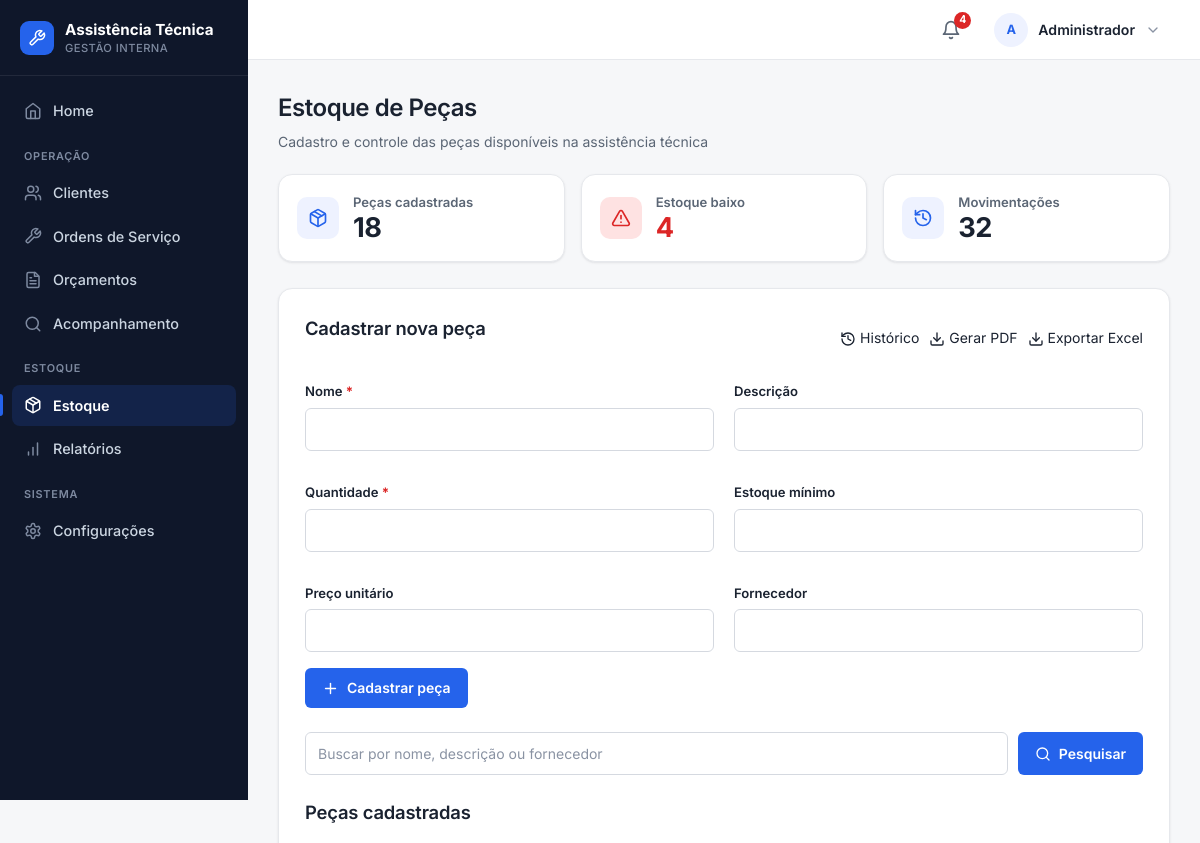
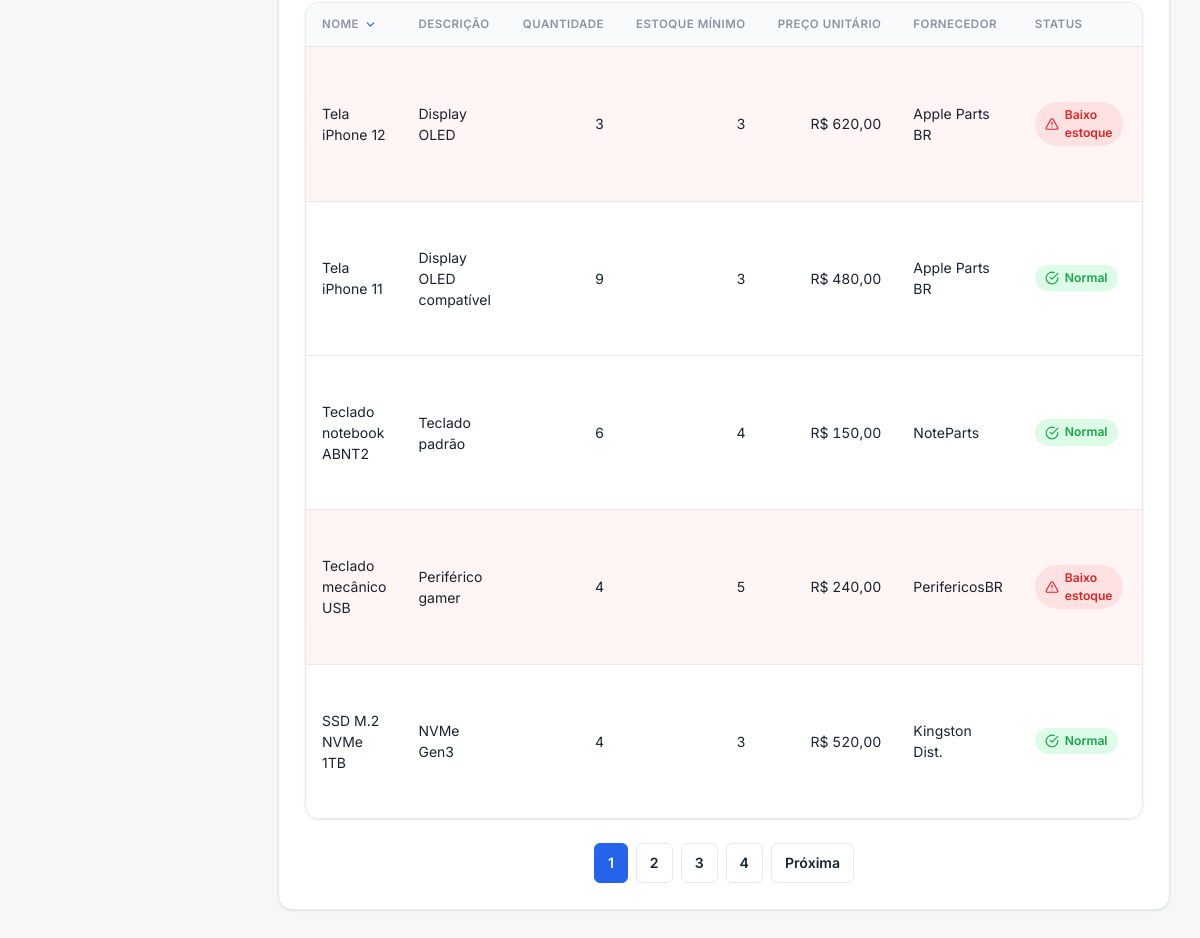
The page /estoque?busca=&ordenar=nome&dir=desc (signed in) on the database as committed earlier (2 pictures, top to bottom).
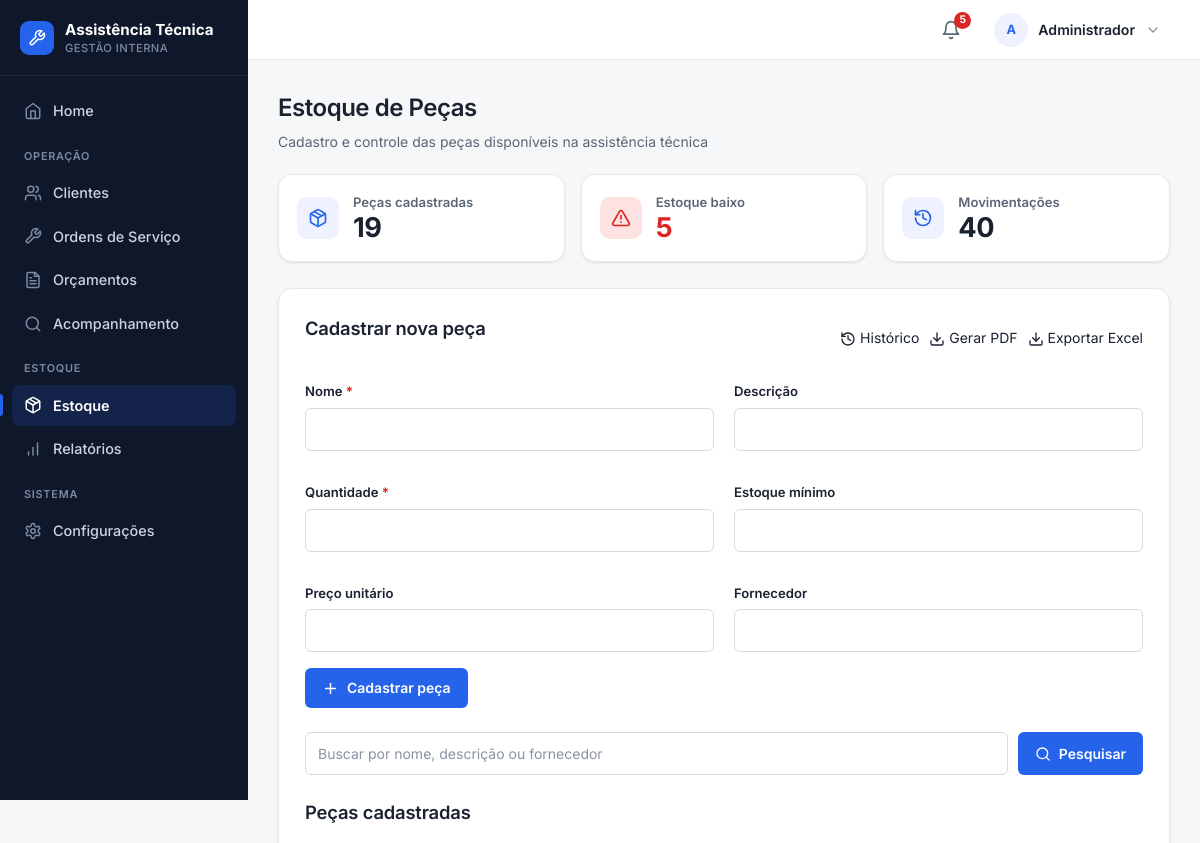
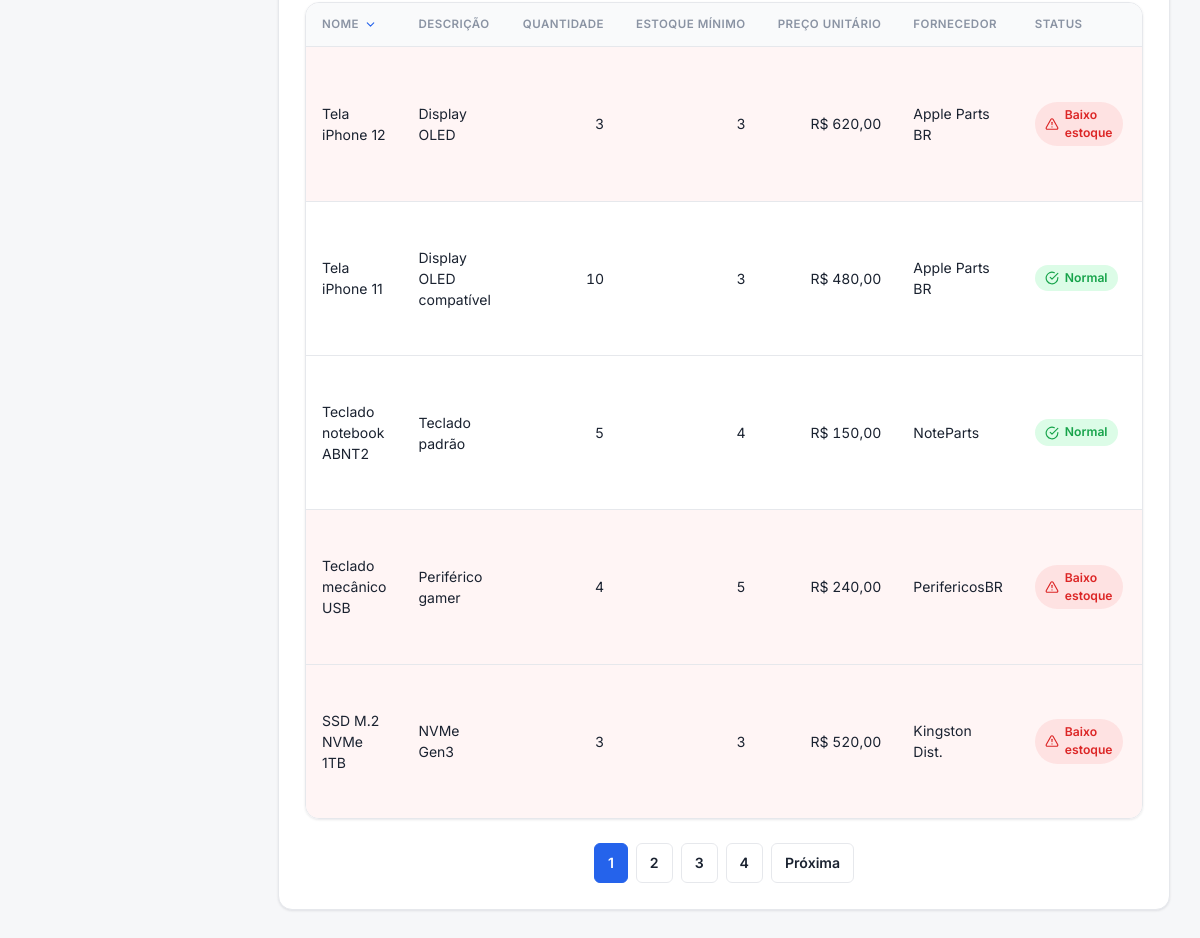
The same page on the database as committed later (2 pictures, top to bottom).
### tables this page shows
CREATE TABLE pecas (
    id INTEGER PRIMARY KEY AUTOINCREMENT,
    nome TEXT NOT NULL,
    descricao TEXT,
    quantidade INTEGER NOT NULL DEFAULT 0,
    estoque_minimo INTEGER DEFAULT 1,
    preco_unitario REAL DEFAULT 0,
    fornecedor TEXT
, data_cadastro TEXT);

### routes/estoque.py (the view)
@estoque_bp.route('/estoque')
def listar_estoque():
    db = conectar()
    busca = request.args.get('busca', '')
    pagina = request.args.get('pagina', 1, type=int)
    por_pagina = 5
    if pagina < 1:
        pagina = 1
    colunas_ordenaveis = {
        'nome': 'nome',
        'quantidade': 'quantidade',
        'estoque_minimo': 'estoque_minimo',
        'preco_unitario': 'preco_unitario',
        'fornecedor': 'fornecedor',
    }
    ordenar = request.args.get('ordenar', 'nome')
    if ordenar not in colunas_ordenaveis:
        ordenar = 'nome'
    direcao = 'desc' if request.args.get('dir') == 'desc' else 'asc'
    coluna_sql = colunas_ordenaveis[ordenar]
    direcao_sql = 'DESC' if direcao == 'desc' else 'ASC'
    termo_busca = f'%{busca}%'
    parametros_busca = (termo_busca,) * 3
    total_filtrado = db.execute("""
        SELECT COUNT(*) AS total
        FROM pecas
        WHERE nome LIKE ?
           OR descricao LIKE ?
           OR fornecedor LIKE ?
    """, parametros_busca).fetchone()['total']
    total_paginas = max(1, (total_filtrado + por_pagina - 1) // por_pagina)
    if pagina > total_paginas:
        pagina = total_paginas
    offset = (pagina - 1) * por_pagina
    pecas = db.execute(f"""
        SELECT *
        FROM pecas
        WHERE nome LIKE ?
           OR descricao LIKE ?
           OR fornecedor LIKE ?
        ORDER BY {coluna_sql} {direcao_sql}
        LIMIT ? OFFSET ?
    """, parametros_busca + (por_pagina, offset)).fetchall()
    total_pecas = db.execute(
        "SELECT COUNT(*) AS total FROM pecas"
    ).fetchone()['total']
    estoque_baixo = db.execute(
        "SELECT COUNT(*) AS total FROM pecas WHERE quantidade <= estoque_minimo"
    ).fetchone()['total']
    total_movimentacoes = db.execute(
        "SELECT COUNT(*) AS total FROM movimentacoes_estoque"
    ).fetchone()['total']
    db.close()
    return render_template(
        'estoque.html',
        pecas=pecas,
        busca=busca,
        ordenar=ordenar,
        direcao=direcao,
        pagina=pagina,
        total_paginas=total_paginas,
        total_pecas=total_pecas,
        estoque_baixo=estoque_baixo,
        total_movimentacoes=total_movimentacoes
    )

### app.py (called while the page is built)
@app.template_filter("moeda")
def formatar_moeda(valor):
    try:
        numero = float(valor or 0)
    except (TypeError, ValueError):
        numero = 0.0
    formatado = f"{numero:,.2f}".replace(",", "X").replace(".", ",").replace("X", ".")
    return f"R$ {formatado}"

@app.context_processor
def injetar_alertas_estoque():
    if "funcionario_id" not in session:
        return {"alerta_estoque_baixo": 0}
    conexao = conectar()
    total = conexao.execute(
        "SELECT COUNT(*) FROM pecas WHERE quantidade <= estoque_minimo"
    ).fetchone()[0]
    conexao.close()
    return {"alerta_estoque_baixo": total}

@app.context_processor
def injetar_permissoes():
    perfil = session.get("funcionario_perfil")
    return {
        "perfil_atual": perfil,
        "pode": lambda *perfis: perfil in perfis,
    }

### database.py (called while the page is built)
def _coluna_existe(conexao, tabela, coluna):
    colunas = conexao.execute(f"PRAGMA table_info({tabela})").fetchall()
    return any(item["name"] == coluna for item in colunas)

def conectar():
    conexao = sqlite3.connect("database/sistema.db")
    conexao.row_factory = sqlite3.Row
    conexao.execute("PRAGMA foreign_keys = ON")
    _garantir_schema(conexao)
    return conexao

### templates/estoque.html (shortened to what the changed rows need)
{% extends "base.html" %}
{% import 'partials/_icons.html' as icons %}
{% block css %}
    <link rel="stylesheet" href="{{ url_for('static', filename='css/estoque.css') }}">
{% endblock %}
{% block conteudo %}
<div class="page-head">
    <h1>Estoque de Peças</h1>
</div>
<div class="dashboard-cards">
    <div class="card-indicador">
        <span class="ind-texto">
            <span class="ind-rotulo">Peças cadastradas</span>
            <span class="ind-valor">{{ total_pecas | default(0) }}</span>
        </span>
    </div>
    <div class="card-indicador alerta">
        <span class="ind-texto">
            <span class="ind-rotulo">Estoque baixo</span>
            <span class="ind-valor">{{ estoque_baixo | default(0) }}</span>
        </span>
    </div>
    <div class="card-indicador">
        <span class="ind-texto">
            <span class="ind-rotulo">Movimentações</span>
            <span class="ind-valor">{{ total_movimentacoes | default(0) }}</span>
        </span>
    </div>
</div>
<div class="container">
    <div class="topo">
        <h2>{% if pode('admin') %}Cadastrar nova peça{% else %}Estoque de peças{% endif %}</h2>
    </div>
    <h2>Peças cadastradas</h2>
    {% macro th_ord(rotulo, col, classe='') %}
    <th class="{{ classe }}">
        <a class="th-sort" href="?busca={{ busca|urlencode }}&ordenar={{ col }}&dir={{ 'desc' if (ordenar == col and direcao == 'asc') else 'asc' }}">
            <span>{{ rotulo }}</span>
            {% if ordenar == col %}
            <span class="th-seta" style="{% if direcao == 'asc' %}transform: rotate(180deg);{% endif %}">{{ icons.icon('chevron-down', 13) }}</span>
            {% endif %}
        </a>
    </th>
    {% endmacro %}
    <div class="tabela-wrapper">
    <table>
        <thead>
            <tr>
                {{ th_ord('Nome', 'nome') }}
                <th>Descrição</th>
                {{ th_ord('Quantidade', 'quantidade', 'num') }}
                {{ th_ord('Estoque mínimo', 'estoque_minimo', 'num') }}
                {{ th_ord('Preço unitário', 'preco_unitario', 'num') }}
                {{ th_ord('Fornecedor', 'fornecedor') }}
                <th>Status</th>
                <th>Ações</th>
            </tr>
        </thead>
        <tbody>
            {% for peca in pecas | default([]) %}
            <tr class="{% if peca['quantidade'] <= peca['estoque_minimo'] %}estoque-baixo{% endif %}">
                <td>{{ peca['nome'] }}</td>
                <td>{{ peca['descricao'] }}</td>
                <td class="num">{{ peca['quantidade'] }}</td>
                <td class="num">{{ peca['estoque_minimo'] }}</td>
                <td class="num">{{ peca['preco_unitario'] | moeda }}</td>
                <td>{{ peca['fornecedor'] }}</td>
                <td>
                    {% if peca['quantidade'] <= peca['estoque_minimo'] %}
                        <span class="status-baixo">{{ icons.icon('alert-triangle', 14) }} Baixo estoque</span>
                    {% else %}
                        <span class="status-normal">{{ icons.icon('check-circle', 14) }} Normal</span>
                    {% endif %}
                </td>
                <td>
                </td>
            </tr>
            {% endfor %}
        </tbody>
    </table>
    </div>
</div>
{% endblock %}

Rows that differ between the two databases and show on the page:
changed pecas "Tela iPhone 11": quantidade "9" → "10"
changed pecas "Teclado notebook ABNT2": quantidade "6" → "5"
changed pecas "SSD M.2 NVMe 1TB": quantidade "4" → "3"; quantidade "Normal" → "Baixo estoque"
Other text that changed with them:
{{ alerta_estoque_baixo }}: "4" → "5"
{{ total_pecas | default(0) }}: "18" → "19"
{{ estoque_baixo | default(0) }}: "4" → "5"
{{ total_movimentacoes | default(0) }}: "32" → "40"
